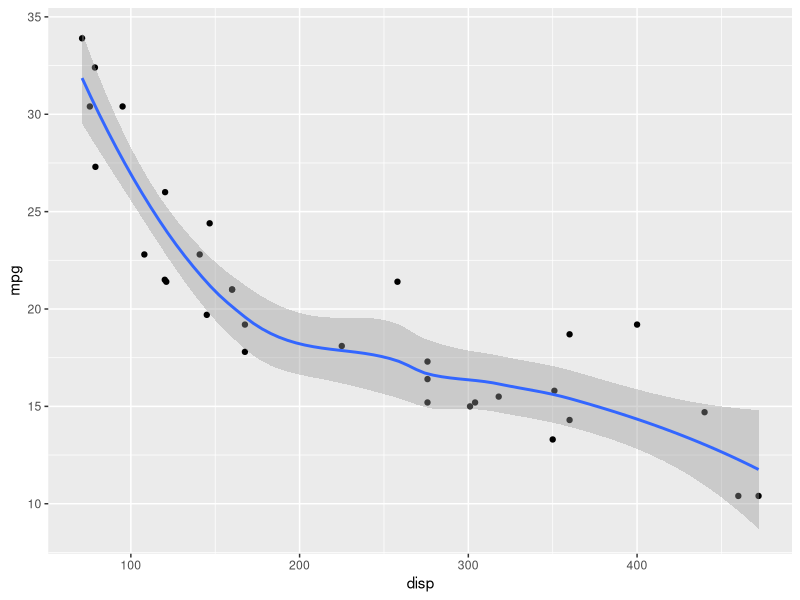

Recreate this plot in R.
## ---- chunk 1
#| output-location: column
#| code-line-numbers: "|1|3|4,5,6"
#| echo: true
library(ggplot2)

mtcars |> 
  ggplot(aes(x = disp, y = mpg)) +
  geom_point() +
  geom_smooth(method = "loess", formula = "y~x")
